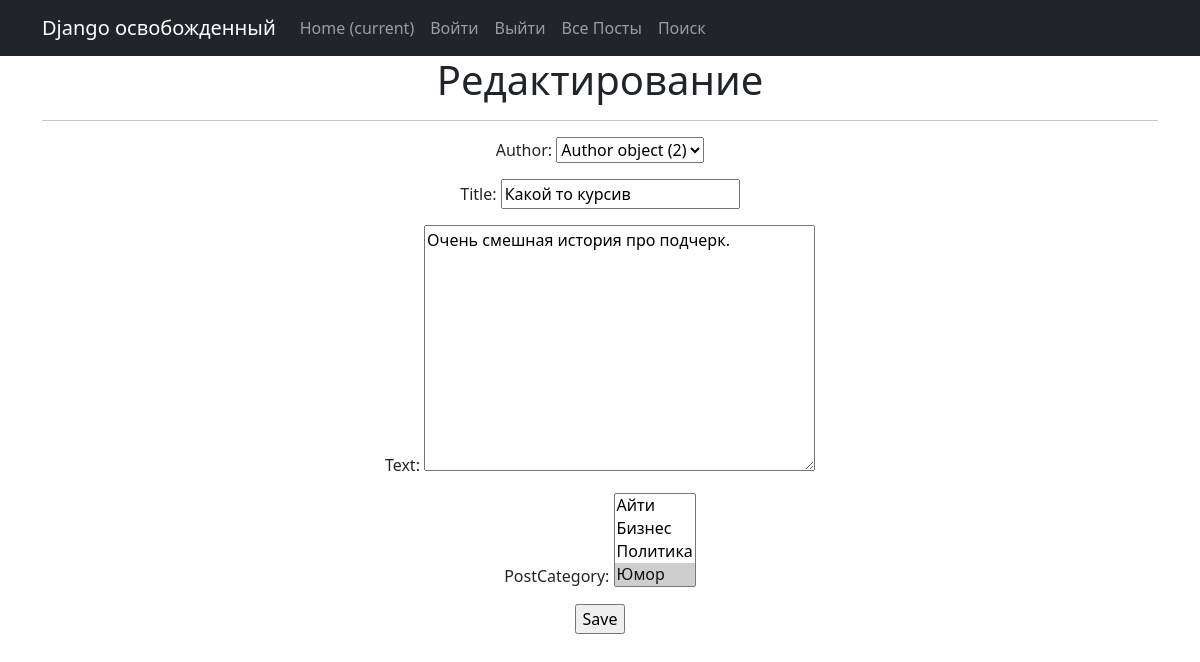
/post/12/update/ (signed in), run on an earlier commit of the app's database.
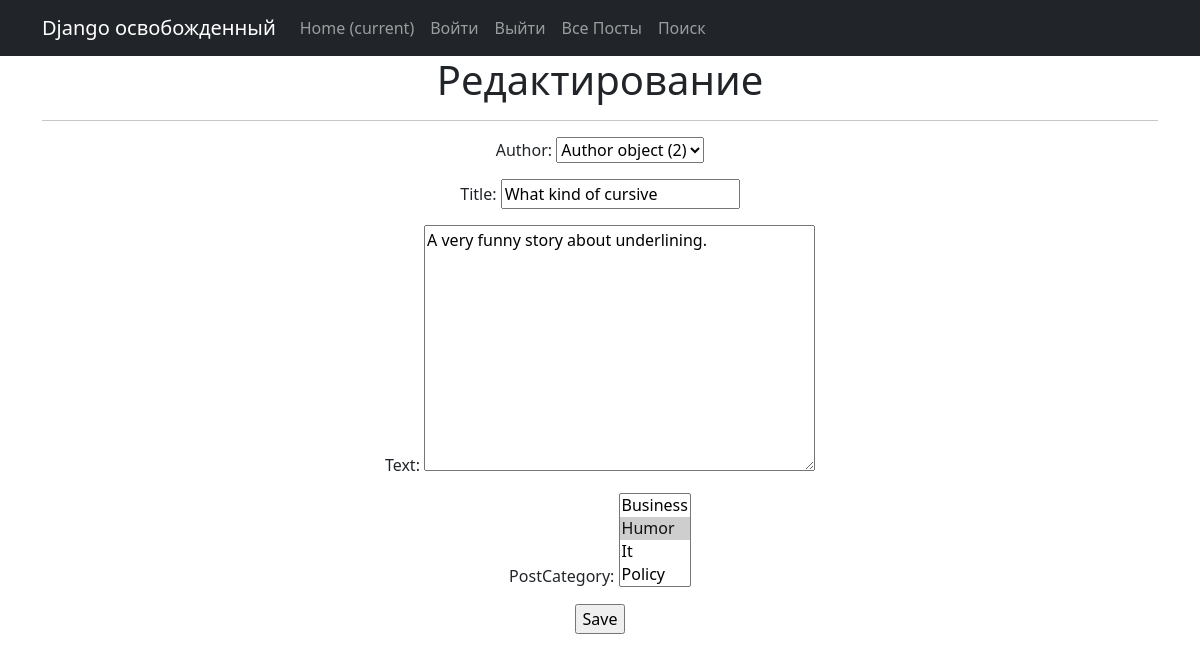
And on a later commit of the database.
### news/models.py (models this page shows, shortened)
class Post(models.Model):
    author = models.ForeignKey(Author, on_delete=models.CASCADE)
    NEWS = 'NW'
    ARTICLE = 'AR'
    CATEGORY_CHOICES = (
        (NEWS, 'Новость'),
        (ARTICLE, 'Статья'),
    )
    categoryType = models.CharField(max_length=2, choices=CATEGORY_CHOICES, default=ARTICLE)
    dateCreation = models.DateTimeField(auto_now_add=True)
    postCategory = models.ManyToManyField(Category, through='PostCategory')
    title = models.CharField(max_length=128)
    text = models.TextField()
    rating = models.SmallIntegerField(default=0)

### news/views.py (the view)
# urls.py: path('<int:pk>/update/', PostUpdate.as_view(), name='post_update'),
class PostUpdate(PermissionRequiredMixin, UpdateView):
    permission_required = ('news.change_news',)
    form_class = NewsForm
    model = Post
    template_name = 'post_update.html'

### news/forms.py (shortened to what this page needs)
class NewsForm(forms.ModelForm):
    class Meta:
        model = Post
        fields = [
            'author',
            'title',
            'text',
            'postCategory',
        ]

### news/models.py (called while the page is built)
    def __str__(self):
        return self.name.title()

### templates/post_update.html (shortened to what this page needs)
{% extends 'flatpages/default.html' %}
{% block content %}
<h1>Редактирование</h1>
<hr>
<form action="" method="post">
    {{ form.as_p }}
    <input type="submit" value="Save" />
</form>
{% endblock content %}

What changed in the data, as far as the page shows it:
changed Post "Author object (2)": title "Какой то курсив" → "What kind of cursive"; text "Очень смешная история про подчерк." → "A very funny story about underlining."
Also different on the page:
form field postCategory: "Айти / Бизнес / Политика / Юмор ☑" → "Business / Humor ☑ / It / Policy"
